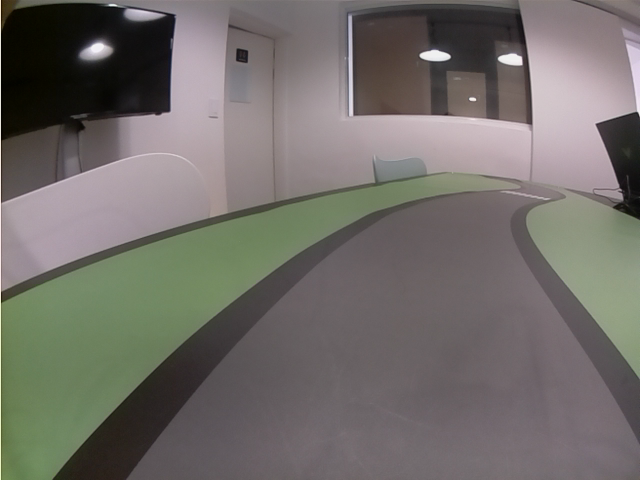
#> input picture line/_00000_G.png, 640 x 480 px, given in place of the camera
$ python dh_camera.py
#> lines starting #> are read from the running program, lines starting #| are printed output that depends on the picture; after the words box and inside, x2 and y2 are one past the last pixel; in counts of white or black regions, pixels touching at a corner belong together
# This Python file uses the following encoding: utf-8
#-*- coding: cp949 -*-
#-*- coding: utf-8 -*-
import matplotlib.pyplot as plt
import matplotlib.image as mpimg
import numpy as np
import cv2
import random
import os, sys
#%matplotlib inline

#cap = cv2.VideoCapture('solidWhiteRight.mp4')
#cap = cv2.VideoCapture('solidYellowLeft.mp4')
#cap = cv2.VideoCapture('challenge.mp4')
cap = cv2.VideoCapture(0)
cap.set(3, 640)
cap.set(4, 480)

fit_result, l_fit_result, r_fit_result, L_lane,R_lane = [], [], [], [], []

# Define the codec and create VideoWriter object
#fourcc = cv2.VideoWriter_fourcc(*'mp4v') # Be sure to use the lower case
#out = cv2.VideoWriter('output.mp4', fourcc, 20.0, ( 960, 540 ))

# [6 lines left out: function grayscale, not called in this run]

def canny(img, low_threshold, high_threshold):
    """Applies the Canny transform"""
    return cv2.Canny(img, low_threshold, high_threshold)

def gaussian_blur(img, kernel_size):
    """Applies a Gaussian Noise kernel"""
    return cv2.GaussianBlur(img, (kernel_size, kernel_size), 0)

def region_of_interest(img, vertices):
    """S
    Applies an image mask.

    Only keeps the region of the image defined by the polygon
    formed from `vertices`. The rest of the image is set to black.
    """
    #defining a blank mask to start with
    mask = np.zeros_like(img)

    #defining a 3 channel or 1 channel color to fill the mask with depending on the input image
    if len(img.shape) > 2:
        channel_count = img.shape[2]  # i.e. 3 or 4 depending on your image
        ignore_mask_color = (255,) * channel_count
    else:
        ignore_mask_color = 255

    #filling pixels inside the polygon defined by "vertices" with the fill color
    cv2.fillPoly(mask, vertices, ignore_mask_color)

    #returning the image only where mask pixels are nonzero
    masked_image = cv2.bitwise_and(img, mask)
    return masked_image

# [20 lines left out: function draw_lines, not called in this run]

def draw_circle(img,lines, color=[0, 0, 255]):
    for line in lines:
        cv2.circle(img,(line[0],line[1]), 2, color, -1)

def hough_lines(img, rho, theta, threshold, min_line_len, max_line_gap):
    """
    `img` should be the output of a Canny transform.
    Returns an image with hough lines drawn.
    """
    lines = cv2.HoughLinesP(img, rho, theta, threshold, np.array([]), minLineLength=min_line_len, maxLineGap=max_line_gap)
    line_arr = np.zeros((img.shape[0], img.shape[1], 3), dtype=np.uint8)
    #draw_lines(line_arr, lines)
    return lines

def weighted_img(img, initial_img, α=0.8, β=1., λ=0.):
    """
    `img` is the output of the hough_lines(), An image with lines drawn on it.
    Should be a blank image (all black) with lines drawn on it.

    `initial_img` should be the image before any processing.

    The result image is computed as follows:

    initial_img * α + img * β + λ
    NOTE: initial_img and img must be the same shape!
    """
    return cv2.addWeighted(initial_img, α, img, β, λ)

def Collect_points(lines):

    # reshape [:4] to [:2]
    interp = lines.reshape(lines.shape[0]*2,2)
    # interpolation & collecting points for RANSAC
    for line in lines:
        if np.abs(line[3]-line[1]) > 5:
            tmp = np.abs(line[3]-line[1])
            a = line[0] ; b = line[1] ; c = line[2] ; d = line[3]
            slope = (line[2]-line[0])/(line[3]-line[1])
            for m in range(0,tmp,5):
                if slope>0:
                    new_point = np.array([[int(a+m*slope),int(b+m)]])
                    interp = np.concatenate((interp,new_point),axis = 0)
                elif slope<0:
                    new_point = np.array([[int(a-m*slope),int(b-m)]])
                    interp = np.concatenate((interp,new_point),axis = 0)
    return interp

def get_random_samples(lines):
    one = random.choice(lines)
    two = random.choice(lines)
    if(two[0]==one[0]): # extract again if values are overlapped
        while two[0]==one[0]:
            two = random.choice(lines)
    one, two = one.reshape(1,2), two.reshape(1,2)
    three = np.concatenate((one,two),axis=1)
    three = three.squeeze()
    return three

def compute_model_parameter(line):
    # y = mx+n
    m = (line[3] - line[1])/(line[2] - line[0])
    n = line[1] - m*line[0]
    # ax+by+c = 0
    a, b, c = m, -1, n
    par = np.array([a,b,c])
    return par

def compute_distance(par, point):
    # distance between line & point

    return np.abs(par[0]*point[:,0]+par[1]*point[:,1]+par[2])/np.sqrt(par[0]**2+par[1]**2)

def model_verification(par, lines):
    # calculate distance
    distance = compute_distance(par,lines)
    # total sum of distance between random line and sample points
    sum_dist = distance.sum(axis=0)
    # average
    avg_dist = sum_dist/len(lines)

    return avg_dist

# [6 lines left out: function draw_extrapolate_line, not called in this run]

def get_fitline(img, f_lines):

    rows,cols = img.shape[:2]
    output = cv2.fitLine(f_lines,cv2.DIST_L2,0, 0.01, 0.01)
    vx, vy, x, y = output[0], output[1], output[2], output[3]
    x1, y1 = int(((img.shape[0]-1)-y)/vy*vx + x) , img.shape[0]-1
    x2, y2 = int(((img.shape[0]/2+100)-y)/vy*vx + x) , int(img.shape[0]/2+100)
    result = [x1,y1,x2,y2]

    return result

def draw_fitline(img, result_l,result_r, color=(255,0,255), thickness = 10):
    # draw fitting line
    lane = np.zeros_like(img)
    cv2.line(lane, (int(result_l[0]) , int(result_l[1])), (int(result_l[2]), int(result_l[3])), color, thickness)
    cv2.line(lane, (int(result_r[0]) , int(result_r[1])), (int(result_r[2]), int(result_r[3])), color, thickness)
    # add original image & extracted lane lines
    final = weighted_img(lane, img, 1,0.5)
    return final

def erase_outliers(par, lines):
    # distance between best line and sample points
    distance = compute_distance(par,lines)

    #filtered_dist = distance[distance<15]
    filtered_lines = lines[distance<13,:]
    return filtered_lines

# [12 lines left out: function smoothing, not called in this run]

def ransac_line_fitting(img, lines, min=100):
    global fit_result, l_fit_result, r_fit_result
    best_line = np.array([0,0,0])
    if(len(lines)!=0):
        for i in range(30):
            sample = get_random_samples(lines)
            parameter = compute_model_parameter(sample)
            cost = model_verification(parameter, lines)
            if cost < min: # update best_line
                min = cost
                best_line = parameter
            if min < 3: break
        # erase outliers based on best line
        filtered_lines = erase_outliers(best_line, lines)
        fit_result = get_fitline(img, filtered_lines)
    else:
        if (fit_result[3]-fit_result[1])/(fit_result[2]-fit_result[0]) < 0:
            l_fit_result = fit_result
            return l_fit_result
        else:
            r_fit_result = fit_result
            return r_fit_result

    if (fit_result[3]-fit_result[1])/(fit_result[2]-fit_result[0]) < 0:
        l_fit_result = fit_result
        return l_fit_result
    else:
        r_fit_result = fit_result
        return r_fit_result

def detect_lanes_img(img):

    height, width = img.shape[:2]

    # Set ROI
    vertices = np.array([[(0,height),(0, height/2), (width, height/2), (width,height)]], dtype=np.int32)
    ROI_img = region_of_interest(img, vertices)

    # Convert to grayimage
    #g_img = grayscale(img)

    # Apply gaussian filter
    blur_img = gaussian_blur(ROI_img, 3)

    # Apply Canny edge transform
    canny_img = canny(blur_img, 70, 210)
    # to except contours of ROI image
    vertices2 = np.array([[(2,height),(2, height/2+2), (width-2, height/2+2), (width-2,height)]], dtype=np.int32)
    canny_img = region_of_interest(canny_img, vertices2)

    # Perform hough transform
    # Get first candidates for real lane lines
    line_arr = hough_lines(canny_img, 1, 1 * np.pi/180, 30, 10, 20)

    #draw_lines(img, line_arr, thickness=2)

    line_arr = np.squeeze(line_arr)
    # Get slope degree to separate 2 group (+ slope , - slope)
    slope_degree = (np.arctan2(line_arr[:,1] - line_arr[:,3], line_arr[:,0] - line_arr[:,2]) * 180) / np.pi

    # ignore horizontal slope lines
    line_arr = line_arr[np.abs(slope_degree)<160]
    slope_degree = slope_degree[np.abs(slope_degree)<160]
    # ignore vertical slope lines
    line_arr = line_arr[np.abs(slope_degree)>95]
    slope_degree = slope_degree[np.abs(slope_degree)>95]
    L_lines, R_lines = line_arr[(slope_degree>0),:], line_arr[(slope_degree<0),:]
    #print(line_arr.shape,'  ',L_lines.shape,'  ',R_lines.shape)

    # interpolation & collecting points for RANSAC
    L_interp = Collect_points(L_lines)
    R_interp = Collect_points(R_lines)

    #draw_circle(img,L_interp,(255,255,0))
    #draw_circle(img,R_interp,(0,255,255))

    # erase outliers based on best line
    left_fit_line = ransac_line_fitting(img, L_interp)
    right_fit_line = ransac_line_fitting(img, R_interp)

    # smoothing by using previous frames
    L_lane.append(left_fit_line), R_lane.append(right_fit_line)

    if len(L_lane) > 10:
        left_fit_line = smoothing(L_lane, 10)
    if len(R_lane) > 10:
        right_fit_line = smoothing(R_lane, 10)
    final = draw_fitline(img, left_fit_line, right_fit_line)

    return final

while cap.isOpened():
    ret, frame = cap.read()
#> frame is the input picture: shape (480, 640, 3); mean B, G, R 105, 109.4, 113.3

    if frame is None:
        # 프레임이 더 이상 없으면 루프를 종료합니다.
        continue

    # if frame.shape[0] != 540:  # 도전 동영상을 위한 크기 조정
    #     frame = cv2.resize(frame, None, fx=3/4, fy=3/4, interpolation=cv2.INTER_AREA)

    frame = cv2.flip(frame, 0)
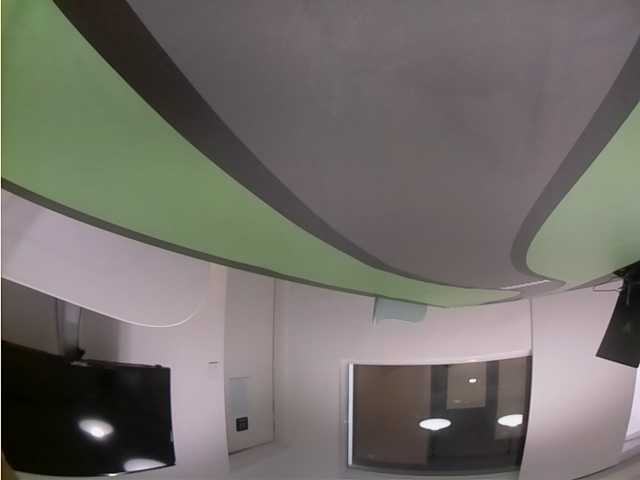
#> frame: shape (480, 640, 3); mean B, G, R 105, 109.4, 113.3

    result = detect_lanes_img(frame)
#> in region_of_interest, `cv2.fillPoly(mask, vertices, ignore_mask_color)`:
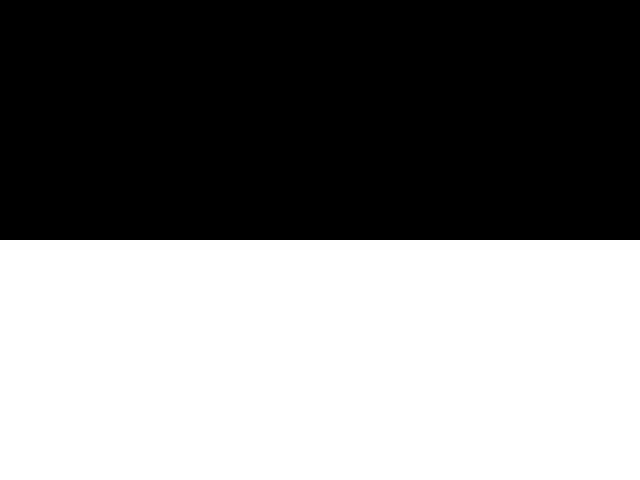
#> mask: shape (480, 640, 3); 50% white; 1 white region, box (x1, y1, x2, y2) and area: (0, 240, 640, 480) 153600
#> in region_of_interest, `masked_image = cv2.bitwise_and(img, mask)`:
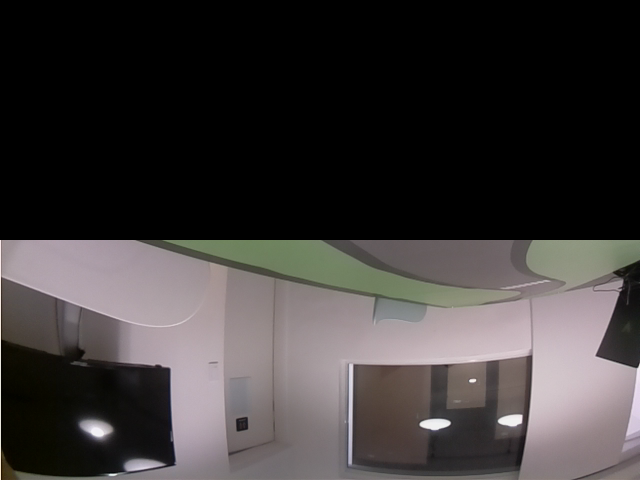
#> masked_image: shape (480, 640, 3); mean B, G, R 56.1, 56.4, 60.4
#> in canny, `return cv2.Canny(img, low_threshold, high_threshold)`:
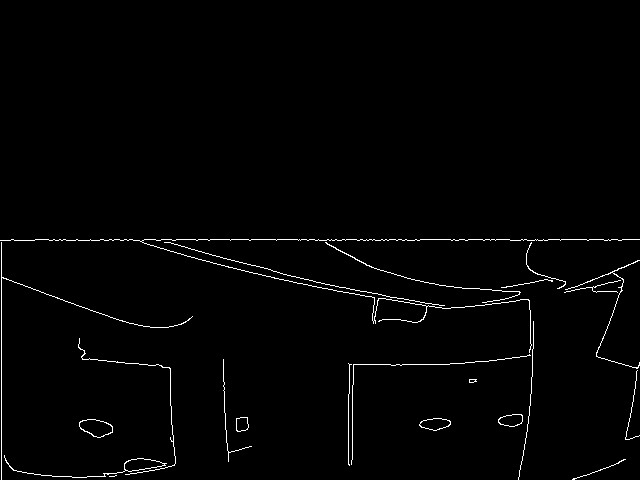
#> returned value: shape (480, 640); 1.4% white in thin lines or dots, all inside (x1, y1, x2, y2) = (0, 239, 640, 480)
#> in region_of_interest (call 2), `cv2.fillPoly(mask, vertices, ignore_mask_color)`:
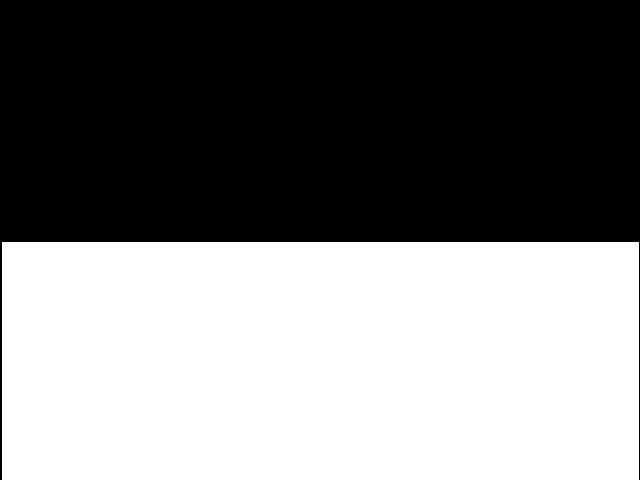
#> mask: shape (480, 640); 49.4% white; 1 white region, box (x1, y1, x2, y2) and area: (2, 242, 639, 480) 151606
#> in region_of_interest (call 2), `masked_image = cv2.bitwise_and(img, mask)`:
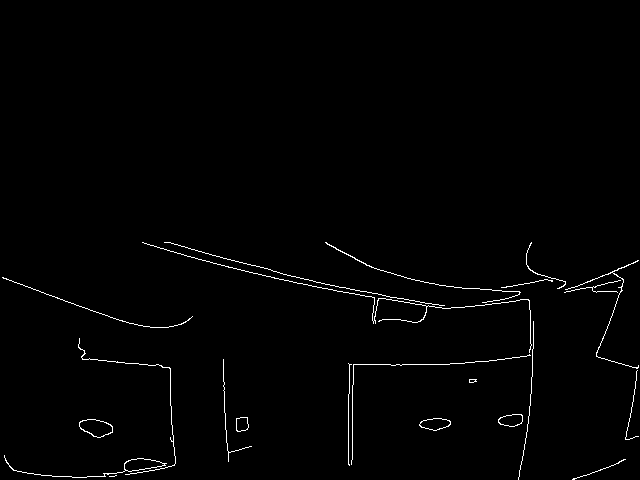
#> masked_image: shape (480, 640); 1.1% white in thin lines or dots, all inside (x1, y1, x2, y2) = (2, 242, 639, 480)
#> in hough_lines, `lines = cv2.HoughLinesP(img, rho, theta, threshold, np.array([]), minL..`: lines = 41 rows, first 6: [313, 281, 450, 308], [2, 277, 123, 321], [349, 364, 449, 364], [177, 253, 298, 283], [359, 294, 378, 299], [164, 242, 309, 280]
#> in detect_lanes_img, `line_arr = hough_lines(canny_img, 1, 1 * np.pi/180, 30, 10, 20)`: line_arr has the same summary as lines in hough_lines
#> in detect_lanes_img, `slope_degree = (np.arctan2(line_arr[:,1] - line_arr[:,3], line_arr[:,0..`: slope_degree = 41 values, max 180 at index 2, min -176.3 at index 30, mean 8.72
#> in detect_lanes_img, `line_arr = line_arr[np.abs(slope_degree)<160]`: line_arr = 13 rows, first 6: [570, 288, 637, 261], [348, 464, 348, 394], [530, 329, 532, 376], [325, 242, 371, 267], [223, 363, 228, 461], [352, 459, 352, 385]
#> in detect_lanes_img, `slope_degree = slope_degree[np.abs(slope_degree)<160]`: slope_degree = [158.1, 90, -92.44, -151.5, -92.92, 90, 92.95, -94.17, 109.4, 99.69, 98.97, 90, -90.94]
#> in detect_lanes_img, `line_arr = line_arr[np.abs(slope_degree)>95]`: line_arr = [[570, 288, 637, 261], [325, 242, 371, 267], [597, 356, 623, 282], [622, 460, 636, 378], [519, 476, 528, 419]]
#> in detect_lanes_img, `slope_degree = slope_degree[np.abs(slope_degree)>95]`: slope_degree = [158.1, -151.5, 109.4, 99.69, 98.97]
#> in detect_lanes_img, `L_lines, R_lines = line_arr[(slope_degree>0),:], line_arr[(slope_degre..`: L_lines = [[570, 288, 637, 261], [597, 356, 623, 282], [622, 460, 636, 378], [519, 476, 528, 419]]; R_lines = [[325, 242, 371, 267]]
#> in Collect_points, `interp = lines.reshape(lines.shape[0]*2,2)`: interp = [[570, 288], [637, 261], [597, 356], [623, 282], [622, 460], [636, 378], [519, 476], [528, 419]]
#> the loop in Collect_points, `for line in lines:` made 4 passes
#> (tmp, a, b, c, d, slope) on passes 1 to 4: (27, 570, 288, 637, 261, -2.48), (74, 597, 356, 623, 282, -0.351), (82, 622, 460, 636, 378, -0.171), (57, 519, 476, 528, 419, -0.158)
#> after the loop in Collect_points, `for line in lines:`: interp = 58 pairs, first value 519 to 637, second value 261 to 476
#> in detect_lanes_img, `L_interp = Collect_points(L_lines)`: L_interp has the same summary as interp in Collect_points
#> the loop in Collect_points (call 2), `for line in lines:` made 1 pass
#> (tmp, a, b, c, d, slope) on pass 1: (25, 325, 242, 371, 267, 1.84)
#> in detect_lanes_img, `R_interp = Collect_points(R_lines)`: R_interp = [[325, 242], [371, 267], [325, 242], [334, 247], [343, 252], [352, 257], [361, 262]]
#> the loop in ransac_line_fitting, `for i in range(30):` made 30 passes
#> (sample, m in compute_model_parameter, n in compute_model_parameter, a in compute_model_parameter, c in compute_model_parameter, sum_dist in model_verification, avg_dist in model_verification, cost) on passes 1, 3, 22: ([525, 436, 614, 306], -1.46, 1202.9, -1.46, 1202.9, 1896.1, 32.69, 32.69), ([618, 296, 597, 356], -2.86, 2061.7, -2.86, 2061.7, 1718.5, 29.63, 29.63), ([519, 476, 611, 316], -1.74, 1378.6, -1.74, 1378.6, 1714.3, 29.56, 29.56)
#> after the loop in ransac_line_fitting, `for i in range(30):`: min = 29.56
#> in erase_outliers, `distance = compute_distance(par,lines)`: distance = 58 values, max 81.32 at index 4, min 0 at index 6, mean 29.56
#> in erase_outliers, `filtered_lines = lines[distance<13,:]`: filtered_lines = 27 pairs, first value 519 to 637, second value 261 to 476
#> in get_fitline, `output = cv2.fitLine(f_lines,cv2.DIST_L2,0, 0.01, 0.01)`: output = [0.507, -0.862, 584.7, 358.5]
#> in get_fitline, `vx, vy, x, y = output[0], output[1], output[2], output[3]`: vx = [0.507]; vy = [-0.862]; x = [584.7]; y = [358.5]
#> in get_fitline, `x1, y1 = int(((img.shape[0]-1)-y)/vy*vx + x) , img.shape[0]-1`: x1 = 513; y1 = 479
#> in get_fitline, `x2, y2 = int(((img.shape[0]/2+100)-y)/vy*vx + x) , int(img.shape[0]/2+..`: x2 = 595; y2 = 340
#> in get_fitline, `result = [x1,y1,x2,y2]`: result = [513, 479, 595, 340]
#> the loop in ransac_line_fitting (call 2), `for i in range(30):` made 1 pass
#> (sample, m in compute_model_parameter, n in compute_model_parameter, a in compute_model_parameter, b in compute_model_parameter, c in compute_model_parameter, distance in model_verification, sum_dist in model_verification) on pass 1: ([352, 257, 361, 262], 0.556, 61.44, 0.556, -1, 61.44, [0, 0.486, 0, 0, 0, 0, 0], 0.486)
#> in detect_lanes_img, `right_fit_line = ransac_line_fitting(img, R_interp)`: right_fit_line = [757, 479, 503, 340]
#> in draw_fitline, `cv2.line(lane, (int(result_r[0]) , int(result_r[1])), (int(result_r[2]..`:
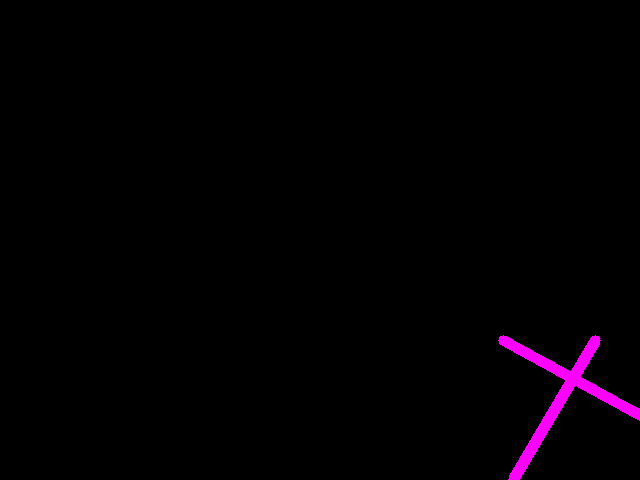
#> lane: shape (480, 640, 3); mean of channels 0, 1, 2 2.8, 0, 2.8; drawn as B, G, R

    cv2.imshow('result', result)

    if cv2.waitKey(1) & 0xFF == ord('q'):
#> (key q is pressed here)
        break

cap.release()
cv2.destroyAllWindows()
